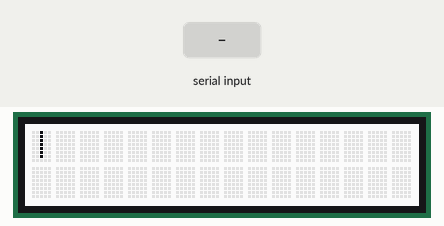
Recording of a sketch running on a simulated Arduino Uno, built with avr-gcc and run on an emulated ATmega328P. Shown: 16×2 character LCD. The test bench sets the inputs (shaded band). What the sketch prints to the serial monitor is not drawn.

Above: at 1.2 s.
1.3 s: "+" received over the second serial link
At 1.8 s:
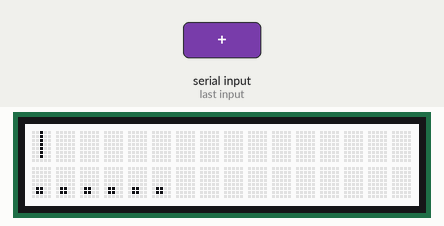
3.9 s: "!" received over the second serial link
At 4.9 s:
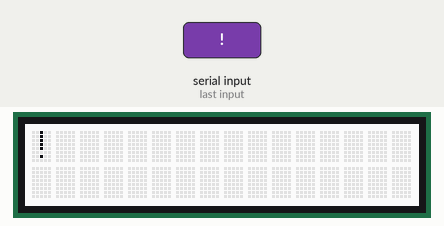
5.5 s: "1" received over the second serial link
At 6.3 s:
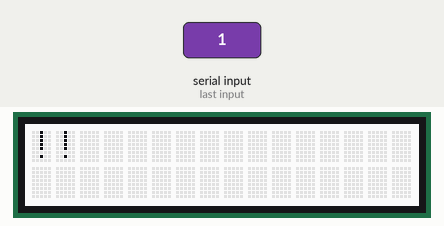
7.1 s: "3" received over the second serial link
At 7.5 s:
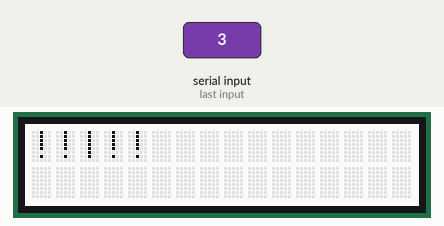
8.7 s: "4" received over the second serial link
At 9.1 s:
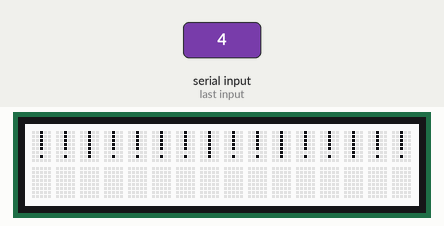
10.3 s: "2" received over the second serial link
At 11.1 s:
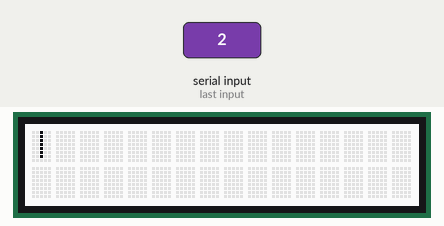
Timing chart, 0 to 12.9 s (numbered marks = the images above; inputs shaded):
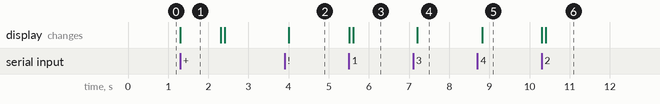

The sketch:

UNOdisplay_Battery_Speech.ino
```cpp
/* This code runs on Arduino UNO:
Recieves data through serial pins and then displays to the lcd screen" */

#include <Wire.h>
#include "rgb_lcd.h"

#include <SoftwareSerial.h>

rgb_lcd lcd;

const int colorR = 255;
const int colorG = 255;
const int colorB = 255;

#define rxPin   11  // Serial input (connects to Emic 2's SOUT pin)
#define txPin   10  // Serial output (connects to Emic 2's SIN pin)

SoftwareSerial lcdSerial =  SoftwareSerial(rxPin, txPin);


////// LCD functions

char ltr = '\0';
int edit = 0;
String lcd_buffer = "|";
int cursor_index = 0;

void add_letter()
{
  lcd_buffer = lcd_buffer.substring(0,cursor_index) + ltr + lcd_buffer.substring(cursor_index);
  cursor_index++;
}


void delete_letter()
{
  lcd_buffer = lcd_buffer.substring(0,cursor_index-1) + lcd_buffer.substring(cursor_index);
  cursor_index--;
  lcd.clear();
}


void move_cursor(int direction)
{
  //Direction 0 = left, Direction 1 = right
  String word_swap;
  if (direction)
    {
      if(!(lcd_buffer.length() == cursor_index + 1))
      {
        word_swap = lcd_buffer.substring(cursor_index + 1, cursor_index + 2);
        lcd_buffer = lcd_buffer.substring(0, cursor_index) + word_swap + "|" + lcd_buffer.substring(cursor_index + 2);
        cursor_index++;
      }
    }
  else
    {
      if(cursor_index != 0)
      {
        word_swap = lcd_buffer.substring(cursor_index - 1, cursor_index);
        lcd_buffer = lcd_buffer.substring(0, cursor_index - 1) + "|" + word_swap + lcd_buffer.substring(cursor_index + 1);
        cursor_index--;
      }
    }
}

void clear_screen()
{
  lcd_buffer = "|";
  cursor_index = 0;
  lcd.clear();
}


void setup() {
  // Begin the Serial at 9600 Baud
  Serial.begin(9600);
  lcdSerial.begin(9600);
  lcd.begin(16, 2);

  lcd.setRGB(colorR, colorG, colorB);

  // Print a message to the LCD.
  //lcd.print("hello,world!");
  void display();

  pinMode(rxPin, INPUT);
  pinMode(txPin, OUTPUT);

  lcd.print(lcd_buffer);

}


void loop() {
    while(ltr != '.'){
      if (lcdSerial.available() > 0) {
        // read the incoming byte:
        ltr = lcdSerial.read();
        Serial.print("I received: ");
        Serial.println(ltr);

        if(ltr == '1'){
          delete_letter();
        } else if (ltr == '2') {
          clear_screen();
        } else if (ltr == '3') {
          move_cursor(0);
        } else if (ltr == '4') {
          move_cursor(1);
        } else if (ltr == '!') {
          lcd_buffer.setCharAt(cursor_index,'!');
        } else if (ltr == '+') {
          lcd.setCursor(0, 1);
          lcd.print("......");
          delay(1000);
          lcd.clear();
        } else if (ltr == '?') {
          lcd_buffer.setCharAt(cursor_index,'|');
        } else {
          add_letter();
        }

        lcd.setCursor(0, 0);
        delay(100);
        // print the number of seconds since reset:
        //lcd.print(millis()/1000);
        lcd.print(lcd_buffer);
       //delay(250);
      }
    }
}
```

Measured:
- after the input at 1.3 s, the display: changes at once (image 1)
- after the input at 3.9 s, the display: changes after 0.10 s (image 2)
- after the input at 5.5 s, the display: first changes at once (image 3 shows a later state)
- after the input at 7.1 s, the display: changes after 0.11 s (image 4)
- after the input at 8.7 s, the display: changes after 0.12 s (image 5)
- after the input at 10.3 s, the display: first changes at once (image 6 shows a later state)
- what the display in image 1 shows lasts 1.0 s, from 1.3 s to 2.3 s
